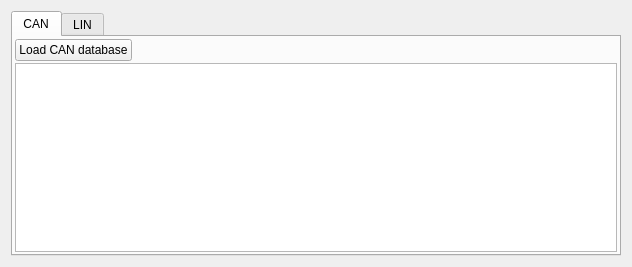
<?xml version="1.0" encoding="UTF-8"?>
<ui version="4.0">
 <class>BusDatabaseManager</class>
 <widget class="QWidget" name="BusDatabaseManager">
  <property name="geometry">
   <rect>
    <x>0</x>
    <y>0</y>
    <width>632</width>
    <height>267</height>
   </rect>
  </property>
  <property name="windowTitle">
   <string>Form</string>
  </property>
  <layout class="QGridLayout" name="gridLayout">
   <item row="0" column="0">
    <widget class="QTabWidget" name="tabWidget">
     <property name="currentIndex">
      <number>0</number>
     </property>
     <widget class="QWidget" name="tab">
      <attribute name="title">
       <string>CAN</string>
      </attribute>
      <layout class="QGridLayout" name="gridLayout_4">
       <property name="leftMargin">
        <number>2</number>
       </property>
       <property name="topMargin">
        <number>2</number>
       </property>
       <property name="rightMargin">
        <number>2</number>
       </property>
       <property name="bottomMargin">
        <number>2</number>
       </property>
       <property name="spacing">
        <number>2</number>
       </property>
       <item row="0" column="0">
        <widget class="QPushButton" name="load_can_database_btn">
         <property name="text">
          <string>Load CAN database</string>
         </property>
         <property name="icon">
          <iconset resource="resource.qrc">
           <normaloff>:/open.png</normaloff>:/open.png</iconset>
         </property>
        </widget>
       </item>
       <item row="0" column="1">
        <spacer name="horizontalSpacer">
         <property name="orientation">
          <enum>Qt::Horizontal</enum>
         </property>
         <property name="sizeHint" stdset="0">
          <size>
           <width>40</width>
           <height>20</height>
          </size>
         </property>
        </spacer>
       </item>
       <item row="1" column="0" colspan="2">
        <widget class="MinimalListWidget" name="can_database_list"/>
       </item>
      </layout>
     </widget>
     <widget class="QWidget" name="tab_2">
      <attribute name="title">
       <string>LIN</string>
      </attribute>
      <layout class="QGridLayout" name="gridLayout_8">
       <property name="leftMargin">
        <number>2</number>
       </property>
       <property name="topMargin">
        <number>2</number>
       </property>
       <property name="rightMargin">
        <number>2</number>
       </property>
       <property name="bottomMargin">
        <number>2</number>
       </property>
       <item row="0" column="0">
        <widget class="QPushButton" name="load_lin_database_btn">
         <property name="text">
          <string>Load LIN database</string>
         </property>
         <property name="icon">
          <iconset resource="resource.qrc">
           <normaloff>:/open.png</normaloff>:/open.png</iconset>
         </property>
        </widget>
       </item>
       <item row="0" column="1">
        <spacer name="horizontalSpacer_3">
         <property name="orientation">
          <enum>Qt::Horizontal</enum>
         </property>
         <property name="sizeHint" stdset="0">
          <size>
           <width>40</width>
           <height>20</height>
          </size>
         </property>
        </spacer>
       </item>
       <item row="1" column="0" colspan="2">
        <widget class="MinimalListWidget" name="lin_database_list"/>
       </item>
      </layout>
     </widget>
    </widget>
   </item>
  </layout>
 </widget>
 <customwidgets>
  <customwidget>
   <class>MinimalListWidget</class>
   <extends>QListWidget</extends>
   <header>asammdf.gui.widgets.list.h</header>
  </customwidget>
 </customwidgets>
 <resources>
  <include location="resource.qrc"/>
 </resources>
 <connections/>
</ui>
